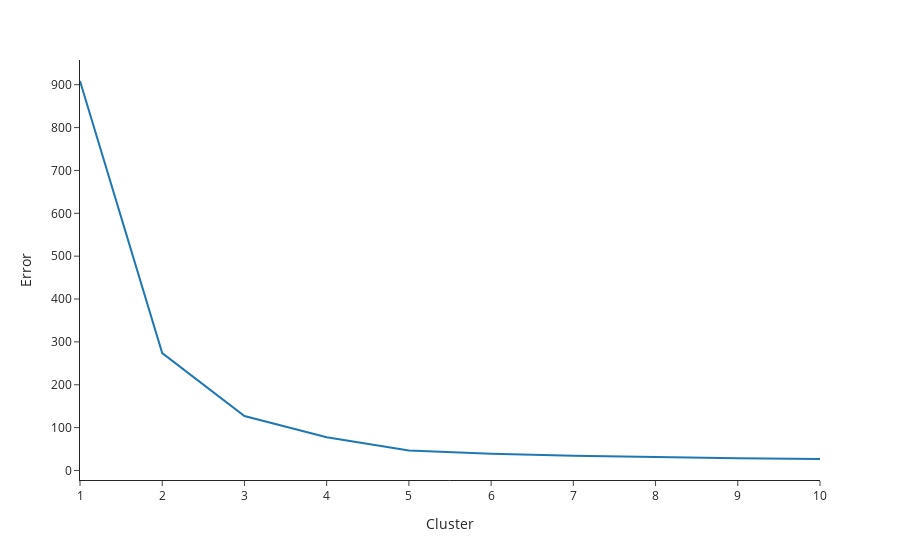

Notebook code cell kept with this figure:
### Markdown cell above
To evaluate the number of clusters, we can use the Elbow method. Copy and paste the code below. 

    
<blockquote><tt>
<pre>Error = []
max_cluster = 11
for i in range(1, max_cluster):
    kmeans = KMeans(n_clusters = i).fit(dta_iris_new)
    kmeans.fit(dta_iris_new)
    Error.append(kmeans.inertia_)
    
find_cluster = pd.DataFrame({'Error': Error, 
                             'Cluster': list(range(1,max_cluster))})

fig_iris_cluster = px.line(find_cluster,
                     x="Cluster", 
                     y="Error", 
                     template = "simple_white")

fig_iris_cluster.show()</pre>
</tt></blockquote>

### Code cell
Error = []
max_cluster = 11
for i in range(1, max_cluster):
    kmeans = KMeans(n_clusters = i).fit(dta_iris_new)
    kmeans.fit(dta_iris_new)
    Error.append(kmeans.inertia_)
    
find_cluster = pd.DataFrame({'Error': Error, 
                             'Cluster': list(range(1,max_cluster))})

fig_iris_cluster = px.line(find_cluster,
                     x="Cluster", 
                     y="Error", 
                     template = "simple_white")

fig_iris_cluster.show()

### Figure 1 — Plotly figure (JSON) as saved in the notebook; plotly's stock layout.template omitted (floating-point values rounded to 4 significant figures)
{"data": [{"hovertemplate": "Cluster=%{x}<br>Error=%{y}<extra></extra>", "legendgroup": "", "line": {"color": "#1F77B4", "dash": "solid"}, "mode": "lines", "name": "", "showlegend": false, "type": "scatter", "x": [1, 2, 3, 4, 5, 6, 7, 8, 9, 10], "xaxis": "x", "y": [908.7, 274.0, 127.1, 77.5, 46.54, 38.93, 34.63, 31.36, 28.81, 26.78], "yaxis": "y"}], "layout": {"legend": {"tracegroupgap": 0}, "margin": {"t": 60}, "xaxis": {"anchor": "y", "domain": [0, 1], "title": {"text": "Cluster"}}, "yaxis": {"anchor": "x", "domain": [0, 1], "title": {"text": "Error"}}}}
